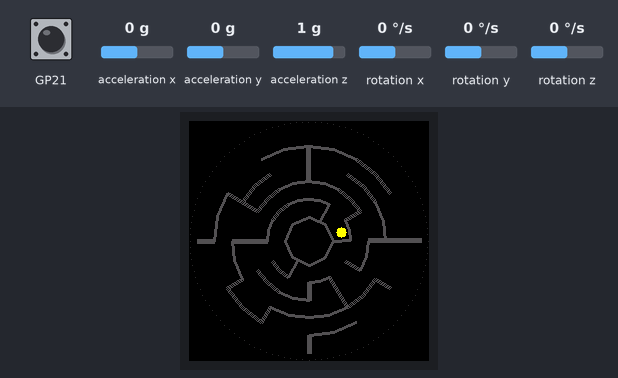
The program below on a simulated Raspberry Pi Pico running MicroPython. On the bench: 240×240 colour display. The inputs (shaded band) are chosen by the test bench; at power-on: acceleration x 0 g, GP21 HIGH, acceleration y 0 g, acceleration z 1 g, rotation x 0 °/s, rotation y 0 °/s, rotation z 0 °/s. Random numbers come from a fixed seed.

Above: at 1.4 s.
1.5 s: acceleration x set to -1.4 g
At 2.94 s:
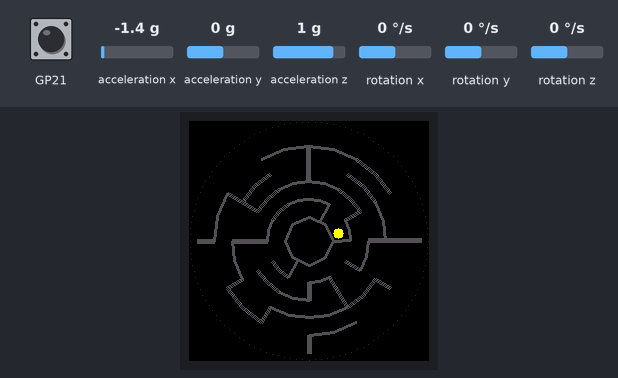
3.5 s: GP21 pulled LOW for 0.15 s
At 4.0 s:
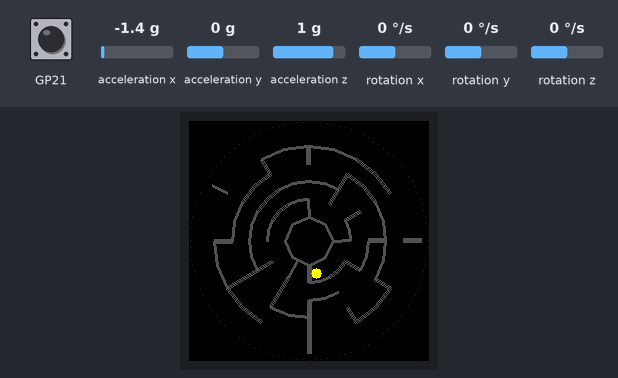
5.2 s: GP21 pulled LOW for 1 s
At 5.53 s:
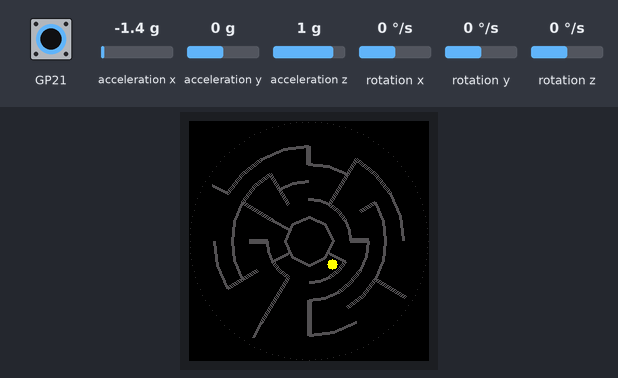
6.8 s: acceleration x set to -0.8 g
At 8.17 s:
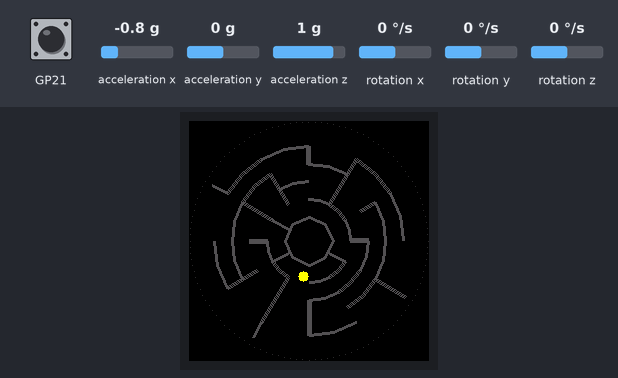
Timing chart, 0 to 9.8 s (numbered marks = the images above; inputs shaded):
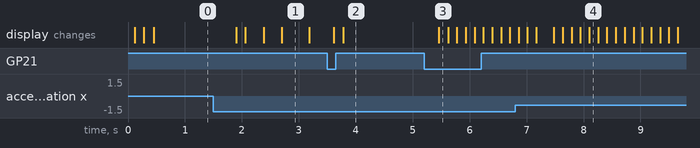

The program:

61_runballsMazeRound_turbo_v4.py
```python
# 075_runballsMazeRound_turbo_v3.py
# Waveshare 1.28" Round LCD 240x240 + QMI8658 IMU + CST816T Touch (RP2040)
# - One ball (fast)
# - Polar ring+radial maze (generated)
# - Tap to regenerate maze
# - Uses lcd_turbo partial refresh + background snapshot restore to prevent trails
#
# Put lcd_turbo.py in /lib, then run this file.

import time, math

# User's project uses touch.py / hw.py; support both.
import touch
import lcd_turbo

# ----------------------------
# Hardware init (prefer hw.py if present; fallback to touch.py)
# ----------------------------
def init_devices():
    try:
        # hw.py should expose instances LCD / IMU / TP
        from hw import LCD as _LCD, IMU as _IMU, TP as _TP
        lcd = _LCD
        imu = _IMU
        tp  = _TP
        return lcd, imu, tp
    except Exception:
        imu = touch.QMI8658()
        lcd = touch.LCD_1inch28()
        try:
            lcd.set_bl_pwm(15535)
        except Exception:
            pass
        tp = None
        try:
            tp = touch.Touch_CST816T(mode=0, LCD=lcd)
        except Exception:
            try:
                tp = touch.CST816T(mode=0, LCD=lcd)
            except Exception:
                tp = None
        return lcd, imu, tp

LCD, qmi8658, Touch = init_devices()

W, H = 240, 240
CX, CY = 120, 120
R_BOUND = 120

# ----------------------------
# Colors
# ----------------------------
c_bg   = LCD.color(0, 0, 0)
c_ring = LCD.color(40, 40, 40)
c_wall = LCD.color(80, 80, 80)
c_ball = LCD.color(255, 255, 0)

# ----------------------------
# Turbo partial updater
# ----------------------------
# max_size controls the largest dirty-rect lcd_turbo can safely send.
turbo = lcd_turbo.TurboUpdater(LCD, max_size=90)
STRIDE = turbo.stride  # usually W*2

# Access framebuffer
try:
    LCD_BUF = memoryview(LCD.buffer)  # writable memoryview
except Exception:
    LCD_BUF = None

# Background snapshot (maze only, no ball)
BG_SNAPSHOT = None
BG_MV = None

# ----------------------------
# Physics parameters (tune)
# ----------------------------
ACC_SCALE = 1500.0  # bigger => faster response (was 880)
DAMP = 0.995
FRICTION = 0.010
DEAD = 0.05

BOUNCE_WALL = 0.55
BOUNCE_SEG  = 0.45
WALL_FRICTION = 0.88

# dt cap (avoid super jump but don't slow down too much)
DT_MAX = 0.06  # smaller max dt reduces tunneling through walls

# ----------------------------
# Maze parameters (performance-first)
# ----------------------------
MAZE_RINGS   = 5
MAZE_SECTORS = 12
MAZE_R_INNER = 24
MAZE_R_OUTER = 112
MAZE_THICK   = 5   # thicker walls reduce slipping through corners
MAZE_SEG_LEN = 18  # larger => fewer segments => faster

# ----------------------------
# Tap debounce
# ----------------------------
last_tap_ms = 0
TAP_COOLDOWN_MS = 300

# --- Random (MicroPython usually has urandom) ---
try:
    import urandom as random
except ImportError:
    import random

def _rand_int(n):
    try:
        return random.getrandbits(16) % n
    except Exception:
        return int(time.ticks_ms() % n)

# ----------------------------
# Drawing helpers
# ----------------------------
def runDot(r, x, y, color):
    x = int(x); y = int(y)
    rr = int(r)
    for i in range(-rr, rr + 1):
        for j in range(-rr, rr + 1):
            if i*i + j*j <= rr*rr:
                xi = x + i
                yj = y + j
                if 0 <= xi < W and 0 <= yj < H:
                    LCD.pixel(xi, yj, color)

def draw_circle_ring(cx, cy, r, col):
    # step=3 to reduce draw cost
    for deg in range(0, 360, 3):
        rad = math.radians(deg)
        px = int(cx + r * math.cos(rad))
        py = int(cy + r * math.sin(rad))
        if 0 <= px < W and 0 <= py < H:
            LCD.pixel(px, py, col)

def draw_thick_line(x1, y1, x2, y2, thick, col):
    dx = x2 - x1
    dy = y2 - y1
    L = math.sqrt(dx*dx + dy*dy)
    if L == 0:
        return
    nx = -dy / L
    ny =  dx / L
    half = int(thick) // 2
    for k in range(-half, half + 1):
        ox = int(nx * k)
        oy = int(ny * k)
        LCD.line(int(x1 + ox), int(y1 + oy), int(x2 + ox), int(y2 + oy), col)

# ----------------------------
# Polar maze generation -> WALLS
# Store wall as ints to save RAM:
#   (x1,y1,x2,y2,th,minx,maxx,miny,maxy)
# ----------------------------
def polar_to_xy(r, a):
    return (CX + r * math.cos(a), CY + r * math.sin(a))

def _add_wall(walls, x1, y1, x2, y2, thick):
    # convert to ints early (RAM + speed)
    x1 = int(x1); y1 = int(y1); x2 = int(x2); y2 = int(y2)
    thick = int(thick)
    minx = x1 if x1 < x2 else x2
    maxx = x2 if x2 > x1 else x1
    miny = y1 if y1 < y2 else y2
    maxy = y2 if y2 > y1 else y1
    walls.append((x1, y1, x2, y2, thick, minx, maxx, miny, maxy))

def add_arc_segments(walls, r, a0, a1, thick, seg_len=18):
    """Arc -> polyline segments with INT-continuity to avoid pixel gaps."""
    da = a1 - a0
    if da < 0:
        da += 2 * math.pi
    arc_len = abs(r * da)
    n = max(2, int(arc_len / seg_len))
    # Compute points and round ONCE, chaining endpoints to guarantee continuity
    aa = a0
    x0f, y0f = polar_to_xy(r, aa)
    x0 = int(x0f); y0 = int(y0f)
    for k in range(1, n+1):
        aa = a0 + da * (k / n)
        x1f, y1f = polar_to_xy(r, aa)
        x1 = int(x1f); y1 = int(y1f)
        _add_wall(walls, x0, y0, x1, y1, thick)
        x0, y0 = x1, y1
def add_radial_segment(walls, a, r0, r1, thick):
    x0, y0 = polar_to_xy(r0, a)
    x1, y1 = polar_to_xy(r1, a)
    _add_wall(walls, x0, y0, x1, y1, thick)

def generate_polar_maze(rings, sectors, r_inner, r_outer, thick, seg_len):
    r_edges = [r_inner + (r_outer - r_inner) * i / rings for i in range(rings + 1)]
    dtheta = 2 * math.pi / sectors

    out_wall = [[True for _ in range(sectors)] for _ in range(rings - 1)]
    cw_wall  = [[True for _ in range(sectors)] for _ in range(rings)]
    visited  = [[False for _ in range(sectors)] for _ in range(rings)]

    stack = [(0, _rand_int(sectors))]
    visited[stack[0][0]][stack[0][1]] = True

    def neighbors(r, s):
        nb = []
        nb.append((r, (s + 1) % sectors, "cw"))
        nb.append((r, (s - 1) % sectors, "ccw"))
        if r < rings - 1: nb.append((r + 1, s, "out"))
        if r > 0:         nb.append((r - 1, s, "in"))
        return nb

    while stack:
        r, s = stack[-1]
        cand = []
        for nr, ns, d in neighbors(r, s):
            if not visited[nr][ns]:
                cand.append((nr, ns, d))
        if not cand:
            stack.pop()
            continue

        nr, ns, d = cand[_rand_int(len(cand))]

        if d == "out":
            out_wall[r][s] = False
        elif d == "in":
            out_wall[r - 1][s] = False
        elif d == "cw":
            cw_wall[r][s] = False
        elif d == "ccw":
            cw_wall[r][(s - 1) % sectors] = False

        visited[nr][ns] = True
        stack.append((nr, ns))

    walls = []
    # center island ring
    add_arc_segments(walls, r_edges[0], 0, 2*math.pi, thick, seg_len=seg_len)

    # arc walls between rings
    for r in range(rings - 1):
        rr = r_edges[r + 1]
        for s in range(sectors):
            if out_wall[r][s]:
                a0 = s * dtheta
                a1 = (s + 1) * dtheta
                add_arc_segments(walls, rr, a0, a1, thick, seg_len=seg_len)

    # radial walls
    for r in range(rings):
        r0 = r_edges[r]
        r1 = r_edges[r + 1]
        for s in range(sectors):
            if cw_wall[r][s]:
                a = (s + 1) * dtheta
                add_radial_segment(walls, a, r0, r1, thick)

    return walls

# ----------------------------
# Collision
# ----------------------------
def collide_with_outer_circle(b):
    dx = b["x"] - CX
    dy = b["y"] - CY
    dist = math.sqrt(dx*dx + dy*dy)
    max_r = R_BOUND - b["r"]
    if dist > max_r and dist > 0:
        nx = dx / dist
        ny = dy / dist
        b["x"] = CX + nx * max_r
        b["y"] = CY + ny * max_r
        vn = b["vx"]*nx + b["vy"]*ny
        b["vx"] = b["vx"] - (1.0 + BOUNCE_WALL) * vn * nx
        b["vy"] = b["vy"] - (1.0 + BOUNCE_WALL) * vn * ny
        b["vx"] *= 0.92
        b["vy"] *= 0.92

def collide_ball_with_wall(b, wall):
    x1, y1, x2, y2, thick, minx, maxx, miny, maxy = wall
    px = b["x"]; py = b["y"]
    rad = b["r"] + (thick * 0.5)

    # AABB reject (fast)
    if px < (minx - rad) or px > (maxx + rad) or py < (miny - rad) or py > (maxy + rad):
        return

    vx = x2 - x1; vy = y2 - y1
    wx = px - x1; wy = py - y1
    vv = vx*vx + vy*vy
    if vv == 0:
        return

    t = (wx*vx + wy*vy) / vv
    if t < 0.0: t = 0.0
    elif t > 1.0: t = 1.0

    cxp = x1 + t * vx
    cyp = y1 + t * vy

    dx = px - cxp
    dy = py - cyp
    d2 = dx*dx + dy*dy
    if d2 >= rad*rad:
        return

    dist = math.sqrt(d2) if d2 > 0 else 0.0001
    nx = dx / dist
    ny = dy / dist

    overlap = rad - dist
    b["x"] += nx * overlap
    b["y"] += ny * overlap

    vn = b["vx"]*nx + b["vy"]*ny
    if vn < 0:
        b["vx"] = b["vx"] - (1.0 + BOUNCE_SEG) * vn * nx
        b["vy"] = b["vy"] - (1.0 + BOUNCE_SEG) * vn * ny
        b["vx"] *= WALL_FRICTION
        b["vy"] *= WALL_FRICTION

# ----------------------------
# Tap detect (robust)
# ----------------------------
def is_tap():
    global last_tap_ms
    if Touch is None:
        return False

    now = time.ticks_ms()
    if time.ticks_diff(now, last_tap_ms) <= TAP_COOLDOWN_MS:
        return False

    # Method 1: Flag
    try:
        if getattr(Touch, "Flag", 0) == 1:
            try:
                Touch.Flag = 0
            except Exception:
                pass
            last_tap_ms = now
            return True
    except Exception:
        pass

    # Method 2: Gestures
    try:
        g = getattr(Touch, "Gestures", 0)
        if g:
            try:
                Touch.Gestures = 0
            except Exception:
                pass
            last_tap_ms = now
            return True
    except Exception:
        pass

    # Method 3: get_point / Get_Point
    for fn_name in ("get_point", "Get_Point"):
        try:
            fn = getattr(Touch, fn_name, None)
            if fn:
                p = fn()
                if p:
                    last_tap_ms = now
                    return True
        except Exception:
            pass

    return False

# ----------------------------
# Background snapshot & restore
# ----------------------------
def snapshot_background():
    global BG_SNAPSHOT, BG_MV
    if LCD_BUF is None:
        BG_SNAPSHOT = None
        BG_MV = None
        return
    try:
        BG_SNAPSHOT = bytearray(LCD_BUF)  # full screen copy
        BG_MV = memoryview(BG_SNAPSHOT)
    except Exception:
        BG_SNAPSHOT = None
        BG_MV = None

def restore_rect(min_x, min_y, w, h):
    if BG_MV is None or LCD_BUF is None:
        return False
    row_bytes = w * 2
    base = min_x * 2
    for rr in range(h):
        start = (min_y + rr) * STRIDE + base
        LCD_BUF[start:start + row_bytes] = BG_MV[start:start + row_bytes]
    return True

def restore_full():
    if BG_MV is None or LCD_BUF is None:
        return False
    try:
        LCD_BUF[:] = BG_MV
        return True
    except Exception:
        return False

def compute_dirty_rect(x, y, r, padding=6):
    lx = turbo.last_x
    ly = turbo.last_y
    if lx is None or ly is None:
        return (0, 0, W, H, True)

    x = int(x); y = int(y)
    lx = int(lx); ly = int(ly)
    r = int(r)

    min_x = min(x, lx) - r - padding
    max_x = max(x, lx) + r + padding
    min_y = min(y, ly) - r - padding
    max_y = max(y, ly) + r + padding

    if min_x < 0: min_x = 0
    if min_y < 0: min_y = 0
    if max_x > W: max_x = W
    if max_y > H: max_y = H

    ww = int(max_x - min_x)
    hh = int(max_y - min_y)

    if ww <= 0 or hh <= 0:
        return (0, 0, 0, 0, False)

    # Must fit turbo scratch
    if ww > turbo.max_size or hh > turbo.max_size:
        return (0, 0, W, H, True)

    return (min_x, min_y, ww, hh, False)

# ----------------------------
# Ball + Maze state
# ----------------------------
WALLS = []
ball = {"x": float(CX), "y": float(CY), "vx": 0.0, "vy": 0.0, "r": 5, "c": c_ball}

def spawn_ball():
    dr = (MAZE_R_OUTER - MAZE_R_INNER) / MAZE_RINGS
    r_spawn = MAZE_R_INNER + dr * 0.55
    a = (_rand_int(MAZE_SECTORS) + 0.5) * (2 * math.pi / MAZE_SECTORS)
    x, y = polar_to_xy(r_spawn, a)
    ball["x"], ball["y"] = x, y
    ball["vx"], ball["vy"] = 0.0, 0.0

def draw_maze_to_buffer():
    LCD.fill_rect(0, 0, W, H, c_bg)
    draw_circle_ring(CX, CY, R_BOUND - 1, c_ring)
    for wall in WALLS:
        draw_thick_line(wall[0], wall[1], wall[2], wall[3], wall[4], c_wall)

def regen_maze():
    global WALLS
    WALLS = generate_polar_maze(
        rings=MAZE_RINGS,
        sectors=MAZE_SECTORS,
        r_inner=MAZE_R_INNER,
        r_outer=MAZE_R_OUTER,
        thick=MAZE_THICK,
        seg_len=MAZE_SEG_LEN
    )

    # Draw background (maze only) to buffer, snapshot it, then draw ball, then show once.
    draw_maze_to_buffer()
    snapshot_background()
    spawn_ball()
    runDot(ball["r"], ball["x"], ball["y"], ball["c"])
    LCD.show()

    # Initialize turbo history so the next refresh is partial
    turbo.last_x = int(ball["x"])
    turbo.last_y = int(ball["y"])

# First draw
regen_maze()

# ----------------------------
# Main loop
# ----------------------------
last_ms = time.ticks_ms()

while True:
    if is_tap():
        regen_maze()

    now_ms = time.ticks_ms()
    dt = time.ticks_diff(now_ms, last_ms) / 1000.0
    last_ms = now_ms
    if dt <= 0:
        dt = 0.01
    if dt > DT_MAX:
        dt = DT_MAX

    # Read IMU once
    xg, yg, zg, gx, gy, gz = qmi8658.Read_XYZ()

    # Normalize (reduce dynamic accel effect)
    gmag = math.sqrt(xg*xg + yg*yg + zg*zg)
    if gmag > 0:
        xg /= gmag
        yg /= gmag

    # Deadzone
    if abs(xg) < DEAD: xg = 0.0
    if abs(yg) < DEAD: yg = 0.0

    # Tilt -> plane acceleration
    ax =  yg * ACC_SCALE
    ay = -xg * ACC_SCALE

    # --- Physics integrate ---
    # Sub-stepping: prevents tunneling when dt is large (fast movement)
    steps = int(dt / 0.02) + 1  # keep each step <= ~20ms
    if steps > 6:  # cap to avoid heavy CPU if the loop stalls
        steps = 6
    h = dt / steps

    for _ in range(steps):
        ball["vx"] += ax * h
        ball["vy"] += ay * h

        ball["vx"] *= DAMP
        ball["vy"] *= DAMP

        spd = math.sqrt(ball["vx"]*ball["vx"] + ball["vy"]*ball["vy"])
        if spd < 30:
            ball["vx"] *= (1.0 - FRICTION)
            ball["vy"] *= (1.0 - FRICTION)

        ball["x"] += ball["vx"] * h
        ball["y"] += ball["vy"] * h

        # Collisions: do two passes for stability at corners
        collide_with_outer_circle(ball)
        for wall in WALLS:
            collide_ball_with_wall(ball, wall)
        collide_with_outer_circle(ball)
        # second pass helps when ball overlaps multiple walls in one step
        for wall in WALLS:
            collide_ball_with_wall(ball, wall)
        collide_with_outer_circle(ball)

    # --- Render: restore background in dirty rect -> draw ball -> partial refresh ---
    min_x, min_y, ww, hh, need_full = compute_dirty_rect(ball["x"], ball["y"], ball["r"], padding=6)

    if need_full:
        # Full restore (or redraw if snapshot unavailable)
        if not restore_full():
            draw_maze_to_buffer()
        runDot(ball["r"], ball["x"], ball["y"], ball["c"])
        LCD.show()
        turbo.last_x = int(ball["x"])
        turbo.last_y = int(ball["y"])
    else:
        # Restore dirty rect from snapshot
        ok = restore_rect(min_x, min_y, ww, hh)
        if not ok:
            # fallback redraw (rare)
            draw_maze_to_buffer()
        runDot(ball["r"], ball["x"], ball["y"], ball["c"])
        turbo.refresh(ball["x"], ball["y"], ball["r"], padding=6)

    time.sleep_ms(10)
```

hw.py
```python
# hw.py
import touch
# ===== LCD =====
LCD = touch.LCD_1inch28()
LCD.set_bl_pwm(15535)
# ===== IMU =====
IMU = touch.QMI8658()
# ===== Touch Panel =====
TP = touch.Touch_CST816T(mode=1, LCD=LCD)
TP.Mode = 1
TP.Set_Mode(1)
```

Source omitted: touch.py (23937 bytes), lcd_turbo.py (3256 bytes)

Measured:
- after the input at 1.5 s, the display: first changes after 0.40 s (image 1 shows a later state)
- after the input at 3.5 s, the display: first changes after 0.11 s (image 2 shows a later state)
- after the input at 5.2 s, the display: changes after 0.25 s (image 3)
